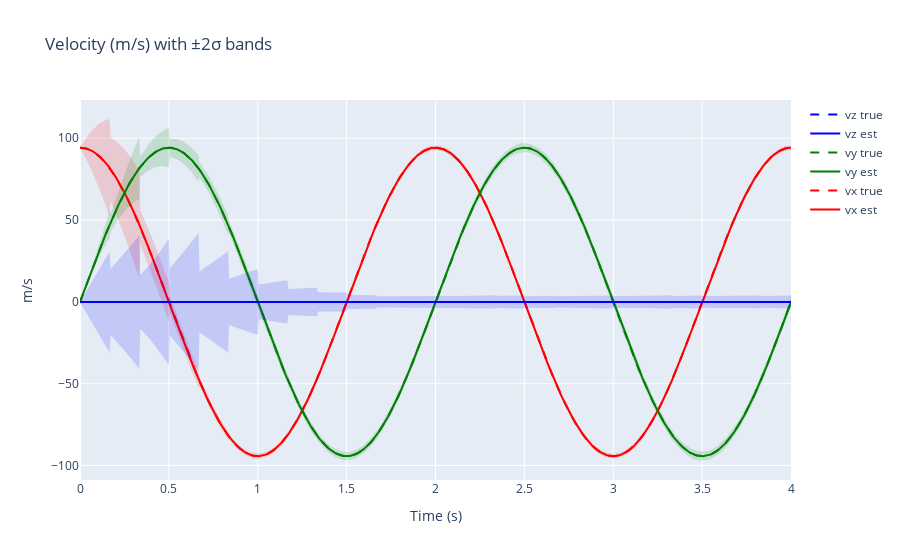

The cell this chart's notebook holds for it:
### Markdown cell above
## Plot Velocity (m/s)

Velocity often benefits from frequent updates (e.g., GPS Doppler). Here we only have occasional position updates; expect velocity uncertainty to grow between updates and shrink slightly after them.

### Code cell
# Velocity (m/s) with ±2σ bands
fig = go.Figure(); color_rgb = {0: ('rgba(255,0,0,0.15)', '#ff0000'), 1: ('rgba(0,128,0,0.15)', '#008000'), 2: ('rgba(0,0,255,0.15)', '#0000ff')}
for i, comp in enumerate(['x','y','z']):
    fill_rgba, line_color = color_rgb[i]; mean = vel_est[:, i]; std2p = 2.0 * vel_std[:, i]; upper = mean + std2p; lower = mean - std2p
    fig.add_scatter(x=times, y=upper, line=dict(color=line_color, width=0), showlegend=False)
    fig.add_scatter(x=times, y=lower, fill='tonexty', fillcolor=fill_rgba, line=dict(color=line_color, width=0), showlegend=False)
    fig.add_scatter(x=times, y=mean, name=f"v{comp} est", line=dict(color=line_color, width=2))
    fig.add_scatter(x=times, y=vel_true[:, i], name=f"v{comp} true", line=dict(color=line_color, dash='dash', width=2))
fig.update_layout(title='Velocity (m/s) with ±2σ bands', xaxis_title='Time (s)', yaxis_title='m/s'); fig.show()

### Figure 1 — Plotly figure (JSON) as saved in the notebook; plotly's stock layout.template omitted (floating-point values rounded to 4 significant figures; data arrays with more than 128 entries replaced by an {"elided": "..."} marker saying what was removed)
{"data": [{"line": {"color": "#ff0000", "width": 0}, "showlegend": false, "type": "scatter", "x": {"elided": "721 float values"}, "y": {"elided": "721 float values"}}, {"fill": "tonexty", "fillcolor": "rgba(255,0,0,0.15)", "line": {"color": "#ff0000", "width": 0}, "showlegend": false, "type": "scatter", "x": {"elided": "721 float values"}, "y": {"elided": "721 float values"}}, {"line": {"color": "#ff0000", "width": 2}, "name": "vx est", "type": "scatter", "x": {"elided": "721 float values"}, "y": {"elided": "721 float values"}}, {"line": {"color": "#ff0000", "dash": "dash", "width": 2}, "name": "vx true", "type": "scatter", "x": {"elided": "721 float values"}, "y": {"elided": "721 float values"}}, {"line": {"color": "#008000", "width": 0}, "showlegend": false, "type": "scatter", "x": {"elided": "721 float values"}, "y": {"elided": "721 float values"}}, {"fill": "tonexty", "fillcolor": "rgba(0,128,0,0.15)", "line": {"color": "#008000", "width": 0}, "showlegend": false, "type": "scatter", "x": {"elided": "721 float values"}, "y": {"elided": "721 float values"}}, {"line": {"color": "#008000", "width": 2}, "name": "vy est", "type": "scatter", "x": {"elided": "721 float values"}, "y": {"elided": "721 float values"}}, {"line": {"color": "#008000", "dash": "dash", "width": 2}, "name": "vy true", "type": "scatter", "x": {"elided": "721 float values"}, "y": {"elided": "721 float values"}}, {"line": {"color": "#0000ff", "width": 0}, "showlegend": false, "type": "scatter", "x": {"elided": "721 float values"}, "y": {"elided": "721 float values"}}, {"fill": "tonexty", "fillcolor": "rgba(0,0,255,0.15)", "line": {"color": "#0000ff", "width": 0}, "showlegend": false, "type": "scatter", "x": {"elided": "721 float values"}, "y": {"elided": "721 float values"}}, {"line": {"color": "#0000ff", "width": 2}, "name": "vz est", "type": "scatter", "x": {"elided": "721 float values"}, "y": {"elided": "721 float values"}}, {"line": {"color": "#0000ff", "dash": "dash", "width": 2}, "name": "vz true", "type": "scatter", "x": {"elided": "721 float values"}, "y": {"elided": "721 float values"}}], "layout": {"title": {"text": "Velocity (m/s) with ±2σ bands"}, "xaxis": {"title": {"text": "Time (s)"}}, "yaxis": {"title": {"text": "m/s"}}}}
